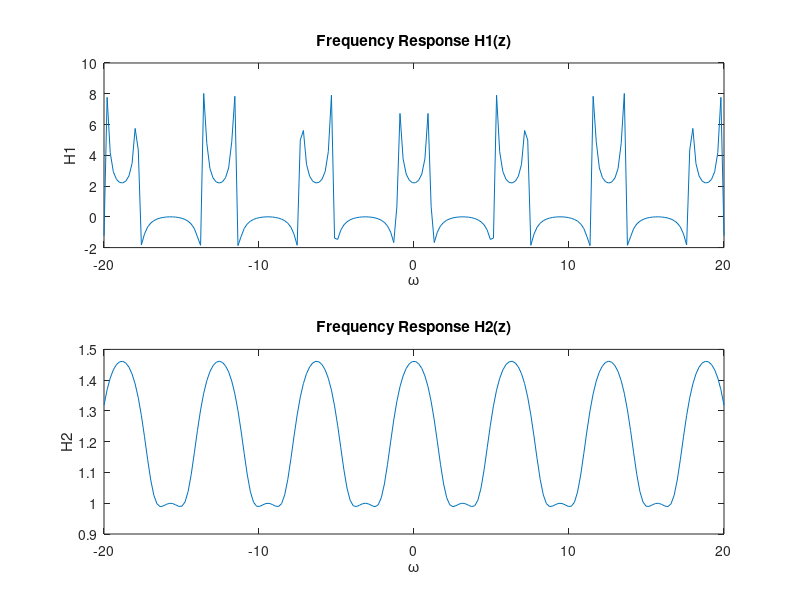

MATLAB code for this plot:
% Frequency Response

w = linspace(-20,20,200);

% H1(z)
b1 = [1 1];
a1 = [1 -0.9 0.81];
H1 = freqz(b1,a1,w);

% H2(z)
b2 = [2 5 12];
a2 = [1 2 10];
H2 = freqz(b2,a2,w);

subplot(2,1,1);
plot(w,H1);
title('Frequency Response H1(z)');
xlabel('\omega'); ylabel('H1');

subplot(2,1,2);
plot(w,H2);
title('Frequency Response H2(z)');
xlabel('\omega'); ylabel('H2');
